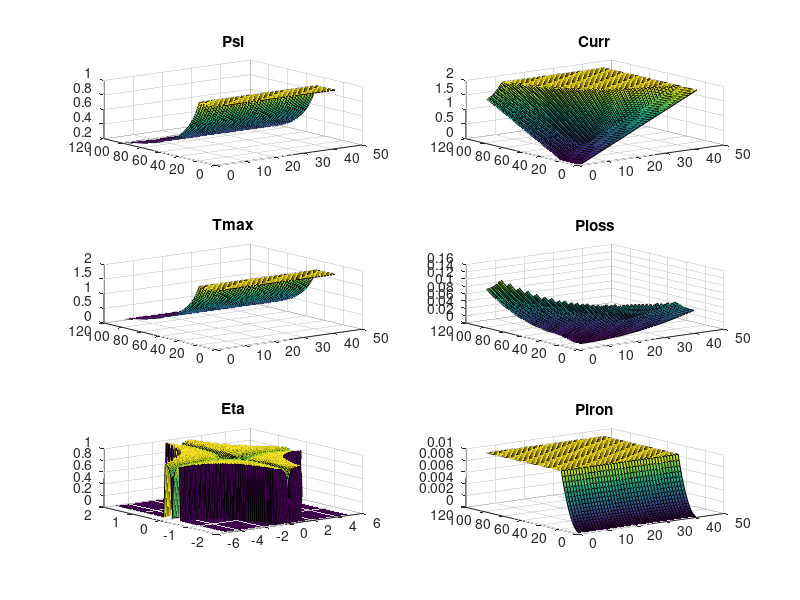
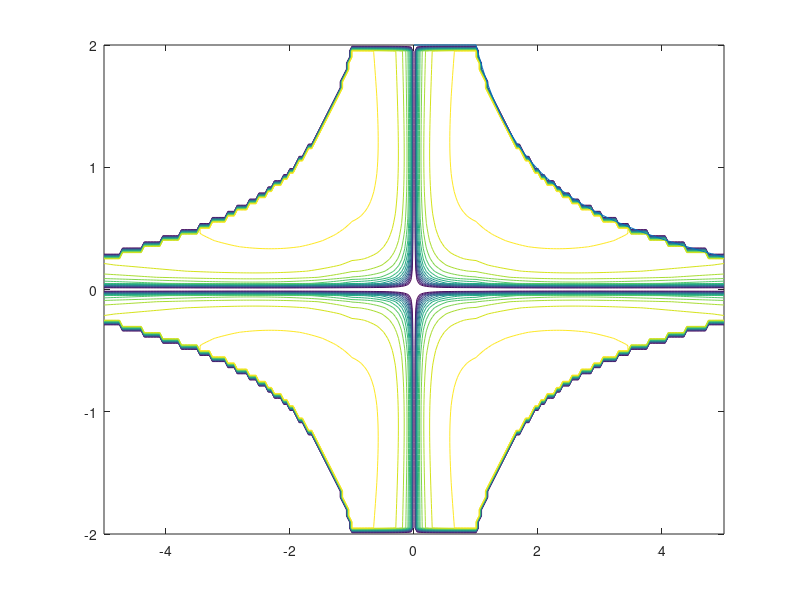

The MATLAB script that drew these images, in order:
% clear all
fwr=5;  % field weakening ratio
idyn=2; % max current / continuous current
Demag=1/1.5; % it takes 1/Demag times the nominal current to demagnetize the machine

w=[0:0.05:fwr];
Tref=[0:0.05:idyn];

for i=1:length(w),
    for j=1:length(Tref),
        Psi(i,j)=min(1,1/(eps+w(i)));
        Isx(i,j)=min(idyn,max((w(i)-1),0)/(max(w)-1)/Demag);
        Isy(i,j)=min(Tref(j)/Psi(i,j),sqrt(idyn^2-Isx(i,j)^2));
        IsyMAX(i,j)=min(max(Tref)/Psi(i,j),sqrt(idyn^2-Isx(i,j)^2));
        Curr(i,j)=sqrt(Isx(i,j)^2+Isy(i,j)^2);
        Tmax(i,j)=Psi(i,j)*IsyMAX(i,j);
 
        T(i,j)=min(Tref(j),Tmax(i,j));
        Pout(i,j)=w(i)*T(i,j);
        Pcopper(i,j)=(Curr(i,j)/idyn)^2*0.05;
        Piron(i,j)=w(i)*Psi(i,j)^2*0.00 + (w(i)*Psi(i,j))^2*0.01;
        Pwindage(i,j)=(w(i)/max(w))^3*0.05;
        Ploss(i,j)=0.015+Pcopper(i,j)+Piron(i,j)+Pwindage(i,j);
        if T(i,j)>0.99*Tmax(i,j),
            Ploss(i,j)=inf;
        end
        Eta(i,j)=max(0,(Pout(i,j))/(eps+Pout(i,j)+Ploss(i,j)));
    end
end
Eta(:,length(Tref))=0;

EtaEM=[Eta(length(w):-1:1,length(Tref):-1:1) Eta(length(w):-1:1,2:length(Tref));
    Eta(2:length(w),length(Tref):-1:1) Eta(2:length(w),2:length(Tref))];


figure(1)
subplot(3,2,1)
surf(Psi)
title('Psi')
subplot(3,2,2)
surf(Curr)
title('Curr')
subplot(3,2,3)
surf(Tmax)
title('Tmax')
subplot(3,2,4)
surf(Ploss)
title('Ploss')
subplot(3,2,5)
surf([-w(length(w):-1:1) w(2:length(w))],[-Tref(length(Tref):-1:1) Tref(2:length(Tref))],EtaEM')
title('Eta')
subplot(3,2,6)
surf(Piron)
title('Piron')

figure(2)
clf
%mesh(jCOMP)
contour([-w(length(w):-1:1) w(2:length(w))],[-Tref(length(Tref):-1:1) Tref(2:length(Tref))],EtaEM',[0.2:0.05:1])
hold on
plot(w,Tmax(:,length(Tref)))